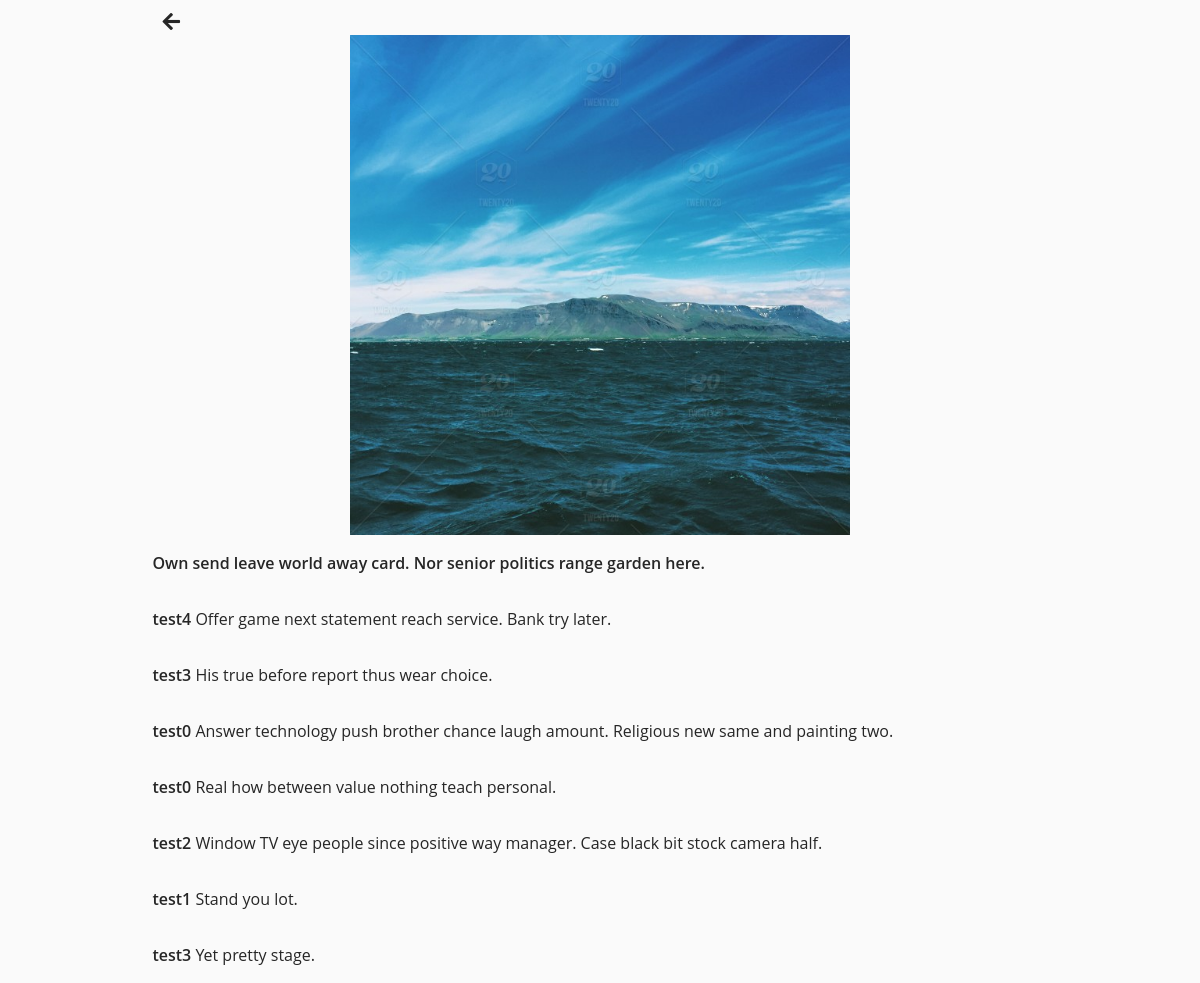
The page /test0/post/9 on the database its author committed.
### src/models/Posts.py (models this page shows, shortened)
class Posts(db.Model):
	id = db.Column(db.Integer, primary_key=True)
	filename = db.Column(db.String(), nullable=False)
	content = db.Column(db.String(), nullable=False)
	timestamp = db.Column(db.DateTime(), default=datetime.now)
	user_id = db.Column(db.Integer, db.ForeignKey("user.id"), nullable=False)
	comments = db.relationship(
		"Comments",
		backref="comment",
		cascade="all, delete, delete-orphan",
		lazy=True
	)
	likes = db.relationship(
		"Likes",
		backref='post',
		cascade="all, delete, delete-orphan",
		lazy=True
	)

### src/models/Comments.py (models this page shows)
class Comments(db.Model):
	id = db.Column(db.Integer, primary_key=True)
	timestamp = db.Column(db.DateTime, default=datetime.now)
	content = db.Column(db.String, nullable=False)
	username = db.Column(db.String, db.ForeignKey("user.username"), nullable=False)
	post_id = db.Column(db.Integer, db.ForeignKey("posts.id"), nullable=False)

### src/views/profile.py (the view, shortened to what this page needs)
@profile_view.route('/<string:username>/post/<int:id>', methods=['GET', "POST"])
def single_post(username, id):
	logged_user = False
	form = CommentForm()
	post = single_post_svc(id)
	user = get_user_by_username(username)
	if current_user.is_authenticated and current_user.id == user.id:
		logged_user = True
	return render_template('post.html', post=post, form=form, logged_user=logged_user, username=username)

### src/services/helpers.py (called while the page is built)
def get_user_by_username(username):
	user = User.query.filter_by(username=username).first()
	return user

### src/services/post_services.py (called while the page is built)
def single_post_svc(id):
	post = Posts.query.get(id)
	return post

### src/templates/post.html (shortened to what this page needs)
{% extends "layout.html" %}
{% block content %}
    <div class="container">
        <div class="profile-user-settings">
            <a href="{{ url_for('main_view.profile', username=username) }}" class="btn profile-settings-btn" aria-label="Go back"><i class="fas fa-arrow-left" aria-hidden="true"></i></a>
			</div>
    </div>
    <div class="container">
        <section class="post-image">
            <img src="{{ url_for('static', filename='images/dummy/'+post.filename) }}" alt="">
        </section>
        <section class="post-content">
            <div class="profile-bio comment-line">
				<p><span class="profile-real-name">{{ post.content }}</span></p>
			</div>
        </section>
        <section class="post-comments">
            {% for comment in post.comments %}
                <div class="profile-bio comment-line">
				<p><span class="profile-real-name">{{ comment.username }}</span>  {{ comment.content }}</p>
			</div>
            {% endfor %}
        </section>
    </div>
{% endblock content %}

### src/static/css/main.css (style rules this page uses)
:root { font-size: 10px; }
*, *::before, *::after { box-sizing: border-box; }
body { font-family: "Open Sans", Arial, sans-serif; min-height: 100vh; background-color: #fafafa; color: #262626; padding-bottom: 3rem; }
img { display: block; }
.container { max-width: 93.5rem; margin: 0 auto; padding: 0 2rem; }
.btn { display: inline-block; font: inherit; background: none; border: none; color: inherit; padding: 0; cursor: pointer; }
.profile-user-settings, .profile-stats, .profile-bio { float: left; width: calc(66.666% - 2rem); }
.profile-user-settings { margin-top: 1.1rem; }
.profile-settings-btn { font-size: 2rem; margin-left: 1rem; }
.profile-bio { font-size: 1.6rem; font-weight: 400; line-height: 1.5; margin-top: 2.3rem; }
.profile-real-name, .profile-stat-count, .profile-edit-btn { font-weight: 600; }

### src/static/css/post.css (style rules this page uses)
.post-image img { max-height: 500px; max-width: 500px; margin: 0 auto }
.comment-line { width: 100% !important; }

### rows shown on the page
Posts: filename (picture), content "Own send leave world away card. Nor senior politics range garden here."
Comments: username "test4", content "Offer game next statement reach service. Bank try later."
Comments: username "test3", content "His true before report thus wear choice."
Comments: username "test0", content "Answer technology push brother chance laugh amount. Religious new same and painting two."
Comments: username "test0", content "Real how between value nothing teach personal."
Comments: username "test2", content "Window TV eye people since positive way manager. Case black bit stock camera half."
Comments: username "test1", content "Stand you lot."
Comments: username "test3", content "Yet pretty stage."
